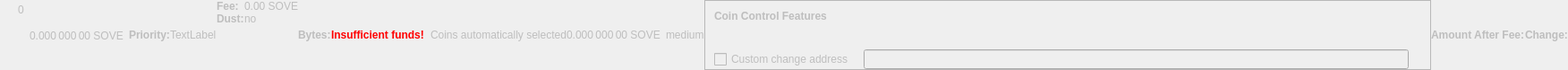
    <widget class="QWidget" name="dummyHideWidget" native="true">
     <property name="enabled">
      <bool>false</bool>
     </property>
     <property name="maximumSize">
      <size>
       <width>100</width>
       <height>16</height>
      </size>
     </property>
     <layout class="QHBoxLayout" name="dummyHideLayout">
      <property name="spacing">
       <number>0</number>
      </property>
      <property name="leftMargin">
       <number>0</number>
      </property>
      <property name="topMargin">
       <number>0</number>
      </property>
      <property name="rightMargin">
       <number>0</number>
      </property>
      <property name="bottomMargin">
       <number>0</number>
      </property>
      <item>
       <layout class="QFormLayout" name="formLayoutCoinControl1">
        <property name="horizontalSpacing">
         <number>10</number>
        </property>
        <property name="verticalSpacing">
         <number>14</number>
        </property>
        <property name="leftMargin">
         <number>10</number>
        </property>
        <property name="topMargin">
         <number>4</number>
        </property>
        <property name="rightMargin">
         <number>6</number>
        </property>
        <item row="0" column="1">
         <widget class="QLabel" name="labelCoinControlBytes">
          <property name="cursor">
           <cursorShape>IBeamCursor</cursorShape>
          </property>
          <property name="contextMenuPolicy">
           <enum>Qt::ActionsContextMenu</enum>
          </property>
          <property name="text">
           <string notr="true">0</string>
          </property>
          <property name="textInteractionFlags">
           <set>Qt::LinksAccessibleByMouse|Qt::TextSelectableByKeyboard|Qt::TextSelectableByMouse</set>
          </property>
         </widget>
        </item>
       </layout>
      </item>
      <item>
       <widget class="QLabel" name="labelCoinControlAfterFee">
        <property name="enabled">
         <bool>false</bool>
        </property>
        <property name="sizePolicy">
         <sizepolicy hsizetype="Fixed" vsizetype="Fixed">
          <horstretch>0</horstretch>
          <verstretch>0</verstretch>
         </sizepolicy>
        </property>
        <property name="minimumSize">
         <size>
          <width>111</width>
          <height>12</height>
         </size>
        </property>
        <property name="maximumSize">
         <size>
          <width>111</width>
          <height>12</height>
         </size>
        </property>
        <property name="cursor">
         <cursorShape>IBeamCursor</cursorShape>
        </property>
        <property name="contextMenuPolicy">
         <enum>Qt::ActionsContextMenu</enum>
        </property>
        <property name="text">
         <string notr="true">0.000 000 00 SOVE</string>
        </property>
        <property name="textInteractionFlags">
         <set>Qt::LinksAccessibleByMouse|Qt::TextSelectableByKeyboard|Qt::TextSelectableByMouse</set>
        </property>
       </widget>
      </item>
      <item>
       <widget class="QLabel" name="labelCoinControlPriorityText">
        <property name="enabled">
         <bool>false</bool>
        </property>
        <property name="font">
         <font>
          <weight>75</weight>
          <bold>true</bold>
         </font>
        </property>
        <property name="text">
         <string>Priority:</string>
        </property>
       </widget>
      </item>
      <item>
       <layout class="QHBoxLayout" name="horizontalLayout">
        <item>
         <widget class="QLabel" name="WarningLabel">
          <property name="text">
           <string>TextLabel</string>
          </property>
         </widget>
        </item>
       </layout>
      </item>
      <item>
       <layout class="QFormLayout" name="formLayoutCoinControl3">
        <property name="horizontalSpacing">
         <number>0</number>
        </property>
        <property name="verticalSpacing">
         <number>0</number>
        </property>
        <property name="leftMargin">
         <number>0</number>
        </property>
        <property name="topMargin">
         <number>0</number>
        </property>
        <property name="rightMargin">
         <number>0</number>
        </property>
        <item row="0" column="0">
         <widget class="QLabel" name="labelCoinControlFeeText">
          <property name="enabled">
           <bool>false</bool>
          </property>
          <property name="font">
           <font>
            <weight>75</weight>
            <bold>true</bold>
           </font>
          </property>
          <property name="text">
           <string>Fee:</string>
          </property>
          <property name="margin">
           <number>0</number>
          </property>
         </widget>
        </item>
        <item row="0" column="1">
         <widget class="QLabel" name="labelCoinControlFee">
          <property name="enabled">
           <bool>false</bool>
          </property>
          <property name="cursor">
           <cursorShape>IBeamCursor</cursorShape>
          </property>
          <property name="contextMenuPolicy">
           <enum>Qt::ActionsContextMenu</enum>
          </property>
          <property name="text">
           <string notr="true">0.00 SOVE</string>
          </property>
          <property name="textInteractionFlags">
           <set>Qt::LinksAccessibleByMouse|Qt::TextSelectableByKeyboard|Qt::TextSelectableByMouse</set>
          </property>
         </widget>
        </item>
        <item row="1" column="0">
         <widget class="QLabel" name="labelCoinControlLowOutputText">
          <property name="enabled">
           <bool>false</bool>
          </property>
          <property name="font">
           <font>
            <weight>75</weight>
            <bold>true</bold>
           </font>
          </property>
          <property name="text">
           <string>Dust:</string>
          </property>
         </widget>
        </item>
        <item row="1" column="1">
         <widget class="QLabel" name="labelCoinControlLowOutput">
          <property name="enabled">
           <bool>false</bool>
          </property>
          <property name="cursor">
           <cursorShape>IBeamCursor</cursorShape>
          </property>
          <property name="contextMenuPolicy">
           <enum>Qt::ActionsContextMenu</enum>
          </property>
          <property name="text">
           <string>no</string>
          </property>
          <property name="textInteractionFlags">
           <set>Qt::LinksAccessibleByMouse|Qt::TextSelectableByKeyboard|Qt::TextSelectableByMouse</set>
          </property>
         </widget>
        </item>
       </layout>
      </item>
      <item>
       <widget class="QLabel" name="labelCoinControlBytesText">
        <property name="enabled">
         <bool>false</bool>
        </property>
        <property name="font">
         <font>
          <weight>75</weight>
          <bold>true</bold>
         </font>
        </property>
        <property name="text">
         <string>Bytes:</string>
        </property>
       </widget>
      </item>
      <item>
       <layout class="QFormLayout" name="formLayoutCoinControl2">
        <property name="horizontalSpacing">
         <number>0</number>
        </property>
        <property name="verticalSpacing">
         <number>0</number>
        </property>
        <property name="leftMargin">
         <number>0</number>
        </property>
        <property name="topMargin">
         <number>0</number>
        </property>
        <property name="rightMargin">
         <number>0</number>
        </property>
       </layout>
      </item>
      <item>
       <layout class="QHBoxLayout" name="horizontalLayoutCoinControl2">
        <property name="spacing">
         <number>0</number>
        </property>
        <property name="bottomMargin">
         <number>0</number>
        </property>
       </layout>
      </item>
      <item>
       <widget class="QLabel" name="labelCoinControlInsuffFunds">
        <property name="enabled">
         <bool>false</bool>
        </property>
        <property name="minimumSize">
         <size>
          <width>0</width>
          <height>0</height>
         </size>
        </property>
        <property name="font">
         <font>
          <weight>75</weight>
          <bold>true</bold>
         </font>
        </property>
        <property name="styleSheet">
         <string notr="true">color:red;font-weight:bold;</string>
        </property>
        <property name="text">
         <string>Insufficient funds!</string>
        </property>
        <property name="margin">
         <number>5</number>
        </property>
       </widget>
      </item>
      <item>
       <layout class="QFormLayout" name="formLayoutCoinControl4">
        <property name="horizontalSpacing">
         <number>0</number>
        </property>
        <property name="verticalSpacing">
         <number>0</number>
        </property>
        <property name="leftMargin">
         <number>0</number>
        </property>
        <property name="topMargin">
         <number>0</number>
        </property>
        <property name="rightMargin">
         <number>0</number>
        </property>
       </layout>
      </item>
      <item>
       <widget class="QLabel" name="labelCoinControlChangeLabel">
        <property name="enabled">
         <bool>false</bool>
        </property>
        <property name="sizePolicy">
         <sizepolicy hsizetype="Preferred" vsizetype="Expanding">
          <horstretch>0</horstretch>
          <verstretch>0</verstretch>
         </sizepolicy>
        </property>
        <property name="minimumSize">
         <size>
          <width>0</width>
          <height>0</height>
         </size>
        </property>
        <property name="text">
         <string/>
        </property>
        <property name="margin">
         <number>3</number>
        </property>
       </widget>
      </item>
      <item>
       <widget class="QLabel" name="labelCoinControlAutomaticallySelected">
        <property name="enabled">
         <bool>false</bool>
        </property>
        <property name="sizePolicy">
         <sizepolicy hsizetype="Fixed" vsizetype="Fixed">
          <horstretch>0</horstretch>
          <verstretch>0</verstretch>
         </sizepolicy>
        </property>
        <property name="minimumSize">
         <size>
          <width>0</width>
          <height>0</height>
         </size>
        </property>
        <property name="maximumSize">
         <size>
          <width>240</width>
          <height>16777215</height>
         </size>
        </property>
        <property name="text">
         <string>Coins automatically selected</string>
        </property>
        <property name="margin">
         <number>5</number>
        </property>
       </widget>
      </item>
      <item>
       <widget class="QLabel" name="labelCoinControlChange">
        <property name="enabled">
         <bool>false</bool>
        </property>
        <property name="sizePolicy">
         <sizepolicy hsizetype="Fixed" vsizetype="Fixed">
          <horstretch>0</horstretch>
          <verstretch>0</verstretch>
         </sizepolicy>
        </property>
        <property name="minimumSize">
         <size>
          <width>111</width>
          <height>0</height>
         </size>
        </property>
        <property name="maximumSize">
         <size>
          <width>111</width>
          <height>16777215</height>
         </size>
        </property>
        <property name="cursor">
         <cursorShape>IBeamCursor</cursorShape>
        </property>
        <property name="contextMenuPolicy">
         <enum>Qt::ActionsContextMenu</enum>
        </property>
        <property name="text">
         <string notr="true">0.000 000 00 SOVE</string>
        </property>
        <property name="textInteractionFlags">
         <set>Qt::LinksAccessibleByMouse|Qt::TextSelectableByKeyboard|Qt::TextSelectableByMouse</set>
        </property>
       </widget>
      </item>
      <item>
       <widget class="QLabel" name="labelCoinControlPriority">
        <property name="enabled">
         <bool>false</bool>
        </property>
        <property name="cursor">
         <cursorShape>IBeamCursor</cursorShape>
        </property>
        <property name="contextMenuPolicy">
         <enum>Qt::ActionsContextMenu</enum>
        </property>
        <property name="text">
         <string>medium</string>
        </property>
        <property name="textInteractionFlags">
         <set>Qt::LinksAccessibleByMouse|Qt::TextSelectableByKeyboard|Qt::TextSelectableByMouse</set>
        </property>
       </widget>
      </item>
      <item>
       <widget class="QFrame" name="frameCoinControl">
        <property name="sizePolicy">
         <sizepolicy hsizetype="Expanding" vsizetype="Expanding">
          <horstretch>0</horstretch>
          <verstretch>0</verstretch>
         </sizepolicy>
        </property>
        <property name="maximumSize">
         <size>
          <width>16777215</width>
          <height>16777215</height>
         </size>
        </property>
        <property name="frameShape">
         <enum>QFrame::StyledPanel</enum>
        </property>
        <property name="frameShadow">
         <enum>QFrame::Sunken</enum>
        </property>
        <layout class="QVBoxLayout" name="verticalLayoutCoinControl2_2">
         <property name="spacing">
          <number>0</number>
         </property>
         <property name="leftMargin">
          <number>0</number>
         </property>
         <property name="topMargin">
          <number>0</number>
         </property>
         <property name="rightMargin">
          <number>0</number>
         </property>
         <property name="bottomMargin">
          <number>0</number>
         </property>
         <item>
          <layout class="QVBoxLayout" name="verticalLayoutCoinControl" stretch="0,0,0,1">
           <property name="spacing">
            <number>0</number>
           </property>
           <property name="leftMargin">
            <number>10</number>
           </property>
           <property name="topMargin">
            <number>10</number>
           </property>
           <item>
            <layout class="QHBoxLayout" name="horizontalLayoutCoinControl1">
             <property name="bottomMargin">
              <number>15</number>
             </property>
             <item>
              <widget class="QLabel" name="labelCoinControlFeatures">
               <property name="enabled">
                <bool>false</bool>
               </property>
               <property name="sizePolicy">
                <sizepolicy hsizetype="Preferred" vsizetype="Maximum">
                 <horstretch>0</horstretch>
                 <verstretch>0</verstretch>
                </sizepolicy>
               </property>
               <property name="font">
                <font>
                 <weight>75</weight>
                 <bold>true</bold>
                </font>
               </property>
               <property name="styleSheet">
                <string notr="true">font-weight:bold;</string>
               </property>
               <property name="text">
                <string>Coin Control Features</string>
               </property>
              </widget>
             </item>
            </layout>
           </item>
           <item>
            <widget class="QWidget" name="widgetCoinControl" native="true">
             <property name="sizePolicy">
              <sizepolicy hsizetype="Preferred" vsizetype="Preferred">
               <horstretch>0</horstretch>
               <verstretch>0</verstretch>
              </sizepolicy>
             </property>
             <property name="minimumSize">
              <size>
               <width>0</width>
               <height>0</height>
              </size>
             </property>
             <property name="styleSheet">
              <string notr="true"/>
             </property>
             <layout class="QHBoxLayout" name="horizontalLayoutCoinControl5_2">
              <property name="leftMargin">
               <number>0</number>
              </property>
              <property name="topMargin">
               <number>0</number>
              </property>
              <property name="rightMargin">
               <number>0</number>
              </property>
              <property name="bottomMargin">
               <number>0</number>
              </property>
              <item>
               <layout class="QHBoxLayout" name="horizontalLayoutCoinControl3">
                <property name="spacing">
                 <number>20</number>
                </property>
                <property name="topMargin">
                 <number>0</number>
                </property>
                <property name="bottomMargin">
                 <number>10</number>
                </property>
               </layout>
              </item>
             </layout>
            </widget>
           </item>
           <item>
            <layout class="QHBoxLayout" name="horizontalLayoutCoinControl4" stretch="0,0,0">
             <property name="spacing">
              <number>12</number>
             </property>
             <property name="sizeConstraint">
              <enum>QLayout::SetDefaultConstraint</enum>
             </property>
             <property name="topMargin">
              <number>5</number>
             </property>
             <property name="rightMargin">
              <number>5</number>
             </property>
             <item>
              <widget class="QCheckBox" name="checkBoxCoinControlChange">
               <property name="enabled">
                <bool>false</bool>
               </property>
               <property name="toolTip">
                <string>If this is activated, but the change address is empty or invalid, change will be sent to a newly generated address.</string>
               </property>
               <property name="text">
                <string>Custom change address</string>
               </property>
              </widget>
             </item>
             <item>
              <widget class="QValidatedLineEdit" name="lineEditCoinControlChange">
               <property name="enabled">
                <bool>false</bool>
               </property>
               <property name="sizePolicy">
                <sizepolicy hsizetype="Expanding" vsizetype="Fixed">
                 <horstretch>0</horstretch>
                 <verstretch>0</verstretch>
                </sizepolicy>
               </property>
              </widget>
             </item>
             <item>
              <widget class="QLabel" name="labelCoinControlChangeLabel_2">
               <property name="sizePolicy">
                <sizepolicy hsizetype="Preferred" vsizetype="Expanding">
                 <horstretch>0</horstretch>
                 <verstretch>0</verstretch>
                </sizepolicy>
               </property>
               <property name="minimumSize">
                <size>
                 <width>0</width>
                 <height>0</height>
                </size>
               </property>
               <property name="text">
                <string/>
               </property>
               <property name="margin">
                <number>3</number>
               </property>
              </widget>
             </item>
            </layout>
           </item>
           <item>
            <spacer name="verticalSpacerCoinControl">
             <property name="orientation">
              <enum>Qt::Vertical</enum>
             </property>
             <property name="sizeHint" stdset="0">
              <size>
               <width>800</width>
               <height>1</height>
              </size>
             </property>
            </spacer>
           </item>
          </layout>
         </item>
        </layout>
       </widget>
      </item>
      <item>
       <widget class="QLabel" name="labelCoinControlAfterFeeText">
        <property name="enabled">
         <bool>false</bool>
        </property>
        <property name="minimumSize">
         <size>
          <width>0</width>
          <height>0</height>
         </size>
        </property>
        <property name="maximumSize">
         <size>
          <width>16777215</width>
          <height>16777215</height>
         </size>
        </property>
        <property name="font">
         <font>
          <weight>75</weight>
          <bold>true</bold>
         </font>
        </property>
        <property name="text">
         <string>Amount After Fee:</string>
        </property>
        <property name="alignment">
         <set>Qt::AlignLeading|Qt::AlignLeft|Qt::AlignVCenter</set>
        </property>
        <property name="margin">
         <number>0</number>
        </property>
       </widget>
      </item>
      <item>
       <widget class="QLabel" name="labelCoinControlChangeText">
        <property name="enabled">
         <bool>false</bool>
        </property>
        <property name="sizePolicy">
         <sizepolicy hsizetype="Preferred" vsizetype="Preferred">
          <horstretch>0</horstretch>
          <verstretch>0</verstretch>
         </sizepolicy>
        </property>
        <property name="minimumSize">
         <size>
          <width>0</width>
          <height>0</height>
         </size>
        </property>
        <property name="maximumSize">
         <size>
          <width>16777215</width>
          <height>16777215</height>
         </size>
        </property>
        <property name="font">
         <font>
          <weight>75</weight>
          <bold>true</bold>
         </font>
        </property>
        <property name="text">
         <string>Change:</string>
        </property>
        <property name="alignment">
         <set>Qt::AlignLeading|Qt::AlignLeft|Qt::AlignVCenter</set>
        </property>
       </widget>
      </item>
     </layout>
    </widget>
